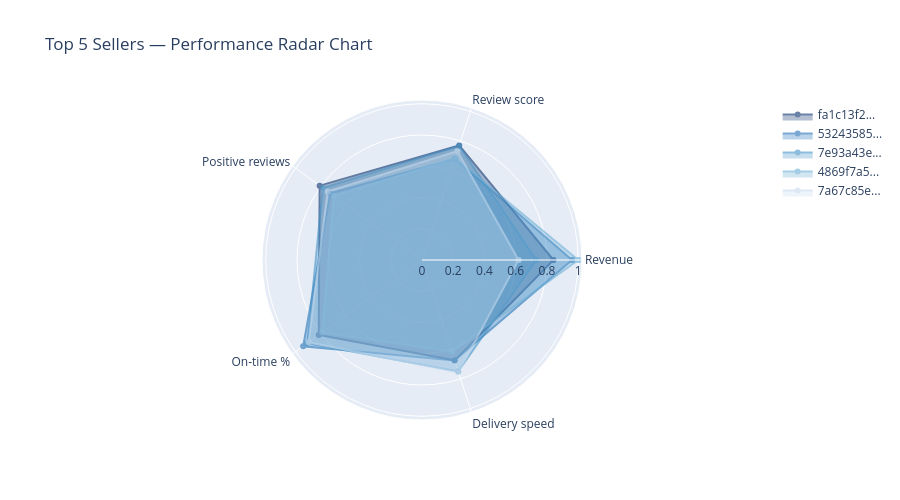

The code cell stored with this chart in its notebook:
### Code cell
categories_radar = ["Revenue", "Review score", 
                    "Positive reviews", "On-time %", "Delivery speed"]

fig2 = go.Figure()

colors = ["#08306b","#2171b5","#4292c6","#6baed6","#c6dbef"]

for i, (_, row) in enumerate(top20.head(5).iterrows()):
    values = [
        row["total_revenue"],
        row["avg_review_score"],
        row["positive_review_pct"],
        row["on_time_pct"],
        row["avg_delivery_days"]
    ]
    # Close the radar loop
    values += [values[0]]
    cats = categories_radar + [categories_radar[0]]

    fig2.add_trace(go.Scatterpolar(
        r=values,
        theta=cats,
        fill="toself",
        name=row["seller_id_disp"],
        line_color=colors[i],
        opacity=0.6
    ))

fig2.update_layout(
    polar=dict(radialaxis=dict(visible=True)),
    title="Top 5 Sellers — Performance Radar Chart",
    height=500
)
fig2.show()

### Figure 1 — Plotly figure (JSON) as saved in the notebook; plotly's stock layout.template omitted (floating-point values rounded to 4 significant figures)
{"data": [{"fill": "toself", "line": {"color": "#08306b"}, "name": "fa1c13f2...", "opacity": 0.6, "r": [0.8409, 0.7707, 0.8098, 0.8169, 0.6753, 0.8409], "theta": ["Revenue", "Review score", "Positive reviews", "On-time %", "Delivery speed", "Revenue"], "type": "scatterpolar"}, {"fill": "toself", "line": {"color": "#2171b5"}, "name": "53243585...", "opacity": 0.6, "r": [0.9601, 0.6807, 0.7252, 0.94, 0.6755, 0.9601], "theta": ["Revenue", "Review score", "Positive reviews", "On-time %", "Delivery speed", "Revenue"], "type": "scatterpolar"}, {"fill": "toself", "line": {"color": "#4292c6"}, "name": "7e93a43e...", "opacity": 0.6, "r": [0.7309, 0.7672, 0.7843, 0.9068, 0.7498, 0.7309], "theta": ["Revenue", "Review score", "Positive reviews", "On-time %", "Delivery speed", "Revenue"], "type": "scatterpolar"}, {"fill": "toself", "line": {"color": "#6baed6"}, "name": "4869f7a5...", "opacity": 0.6, "r": [1, 0.6848, 0.6964, 0.7892, 0.6149, 1], "theta": ["Revenue", "Review score", "Positive reviews", "On-time %", "Delivery speed", "Revenue"], "type": "scatterpolar"}, {"fill": "toself", "line": {"color": "#c6dbef"}, "name": "7a67c85e...", "opacity": 0.6, "r": [0.6174, 0.7321, 0.7462, 0.8965, 0.7557, 0.6174], "theta": ["Revenue", "Review score", "Positive reviews", "On-time %", "Delivery speed", "Revenue"], "type": "scatterpolar"}], "layout": {"height": 500, "polar": {"radialaxis": {"visible": true}}, "title": {"text": "Top 5 Sellers — Performance Radar Chart"}}}
